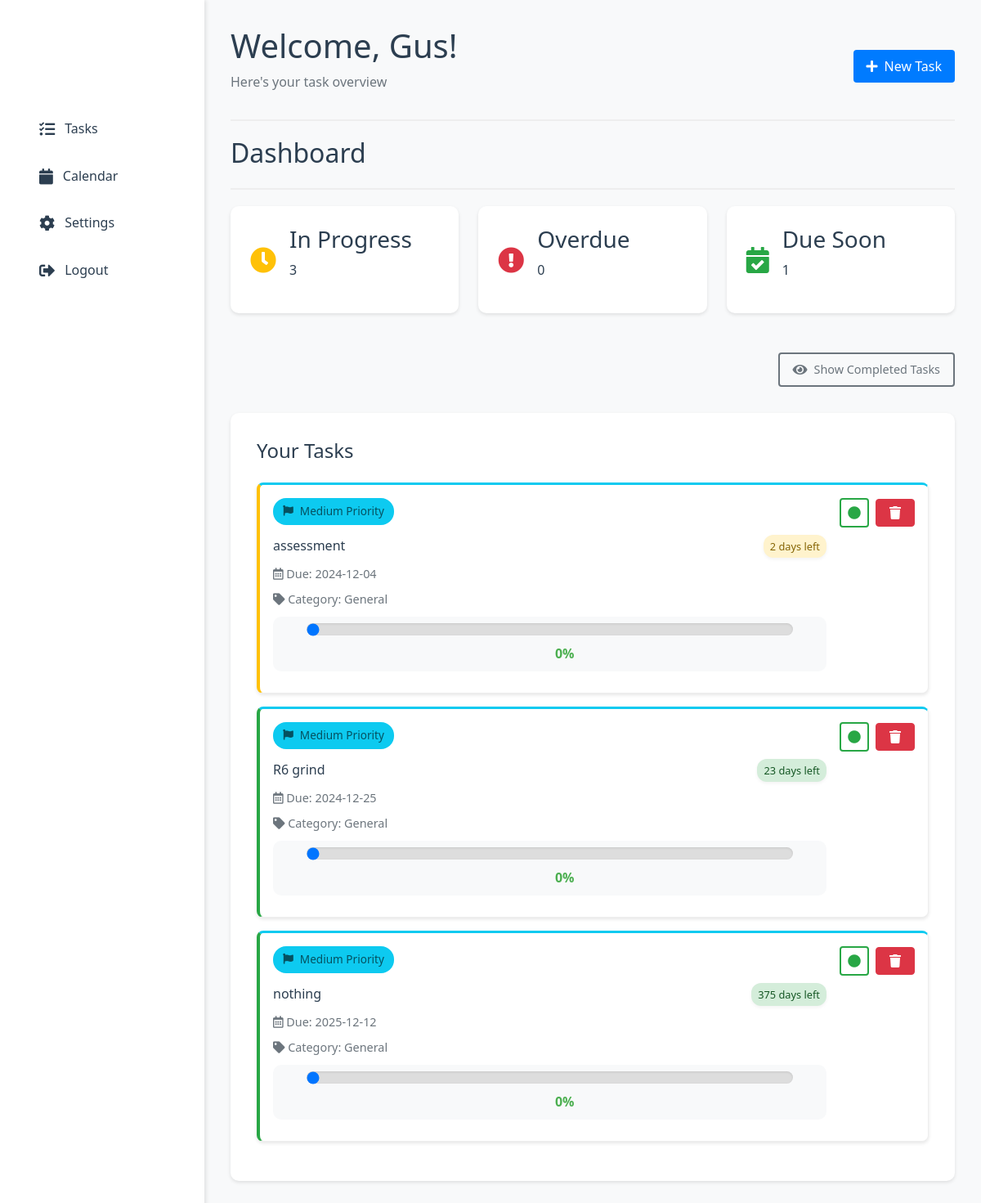
/dashboard (signed in), run on the app's committed database.
### tables this page shows
CREATE TABLE todos (
                id INTEGER PRIMARY KEY AUTOINCREMENT,
                user_id INTEGER NOT NULL,
                task TEXT NOT NULL,
                due_date TEXT NOT NULL,
                done BOOLEAN NOT NULL DEFAULT 0, category_id INTEGER 
            REFERENCES categories(id), category TEXT DEFAULT 'General', notes TEXT DEFAULT '', custom_color TEXT DEFAULT NULL, importance TEXT DEFAULT 'medium', progress INTEGER DEFAULT 0,
                FOREIGN KEY (user_id) REFERENCES users (id)
            );

### app.py (the view, shortened to what this page needs)
@app.route("/dashboard", methods=["GET", "POST"])
@app.route("/dashboard/<show_completed>")
def dashboard(show_completed=None):
    if 'user_id' not in session:
        flash("Please login first!", "error")
        return redirect(url_for("login"))
    conn = sqlite3.connect(DB_PATH)
    cursor = conn.cursor()
    if show_completed:
        cursor.execute("""
            SELECT id, task, due_date, category, notes, importance, progress, done
            FROM todos
            WHERE user_id = ?
            ORDER BY done ASC, date(due_date) ASC
        """, (session['user_id'],))
    else:
        cursor.execute("""
            SELECT id, task, due_date, category, notes, importance, progress, done
            FROM todos
            WHERE user_id = ? AND done = 0
            ORDER BY date(due_date) ASC
        """, (session['user_id'],))
    todos = cursor.fetchall()
    conn.close()
    todo_list = []
    for todo in todos:
        due_date = datetime.fromisoformat(todo[2])
        time_left = due_date.date() - date.today()
        days_left = time_left.days
        color = colour(days_left)
        if days_left < 0:
            due_text = f"{abs(days_left)} days overdue"
        elif days_left == 0:
            due_text = "Due today"
        elif days_left == 1:
            due_text = "Due tomorrow"
        else:
            due_text = f"{days_left} days left"
        todo_list.append({
            "id": todo[0],
            "task": todo[1],
            "due_date": due_date.strftime("%Y-%m-%d"),
            "category": todo[3],
            "notes": todo[4],
            "importance": todo[5],
            "progress": todo[6],  # Added progress
            "color": color,
            "due_text": due_text,
            "done": todo[7],  # Add the done status
        })
    return render_template("dashboard.html",
                         todo_list=todo_list,
                         show_completed=bool(show_completed))

### app.py (called while the page is built)
def colour(days_left):
    if days_left < 0:
        return "red"  # Overdue
    elif days_left == 0:
        return "yellow"  # Due today
    elif days_left == 1:
        return "yellow"  # Due tomorrow
    elif days_left <= 7:
        return "yellow"  # Due soon
    else:
        return "on-time"  # On time

### templates/dashboard.html (shortened to what this page needs)
<!DOCTYPE html>
<html lang="en">
<head>
    <link rel="stylesheet" href="{{ url_for('static', filename='css/style.css') }}">
    <link rel="stylesheet" href="https://cdnjs.cloudflare.com/ajax/libs/font-awesome/5.15.4/css/all.min.css">
</head>
<body class="dashboard-body">
    <div class="dashboard-container">
        <aside class="sidebar">
            <div class="sidebar-header">
                <h2 class="logo">TaskMaster Pro</h2>
            </div>
            <nav class="sidebar-nav">
                <a href="{{ url_for('dashboard') }}" class="nav-item {% if active_page == 'tasks' %}active{% endif %}">
                    <i class="fas fa-tasks"></i> Tasks
                </a>
                <a href="{{ url_for('calendar_view') }}" class="nav-item {% if active_page == 'calendar' %}active{% endif %}">
                    <i class="fas fa-calendar"></i> Calendar
                </a>
                <a href="{{ url_for('settings') }}" class="nav-item {% if active_page == 'settings' %}active{% endif %}">
                    <i class="fas fa-cog"></i> Settings
                </a>
                <a href="{{ url_for('logout') }}" class="nav-item">
                    <i class="fas fa-sign-out-alt"></i> Logout
                </a>
            </nav>
        </aside>
        <main class="main-content">
            <header class="dashboard-header">
                <div>
                    <h1>Welcome, {{ session['username'] }}!</h1>
                    <p class="text-muted">Here's your task overview</p>
                </div>
                <div class="header-actions">
                    <button class="btn btn-primary" onclick="document.getElementById('addTaskModal').style.display='block'">
                        <i class="fas fa-plus"></i> New Task
                    </button>
                </div>
            </header>
            <div class="dashboard-header">
                <h2>Dashboard</h2>
            </div>
            <div class="task-summary">
                <div class="summary-card">
                    <i class="fas fa-clock text-warning"></i>
                    <div class="summary-info">
                        <h3>In Progress</h3>
                        <p>{{ todo_list|length }}</p>
                    </div>
                </div>
                <div class="summary-card">
                    <i class="fas fa-exclamation-circle text-danger"></i>
                    <div class="summary-info">
                        <h3>Overdue</h3>
                        <p>{{ todo_list|selectattr('color', 'equalto', 'red')|list|length }}</p>
                    </div>
                </div>
                <div class="summary-card">
                    <i class="fas fa-calendar-check text-success"></i>
                    <div class="summary-info">
                        <h3>Due Soon</h3>
                        <p>{{ todo_list|selectattr('color', 'equalto', 'yellow')|list|length }}</p>
                    </div>
                </div>
            </div>
            <div class="dashboard-actions">
                <button class="btn btn-outline-secondary toggle-completed-btn">
                    <i class="fas fa-eye"></i>
                    <span class="toggle-text">Show Completed Tasks</span>
                </button>
            </div>
            <div class="task-list">
                <h2>Your Tasks</h2>
                {% if todo_list %}
                    {% for todo in todo_list %}
                    <div class="task-card status-{{ todo.color }} {% if todo.done %}task-completed{% endif %}">
                        <div class="task-content">
                            <div class="task-priority">
                                <span class="importance-badge {{ todo.importance }}">
                                    <i class="fas fa-flag"></i> {{ todo.importance|title }} Priority
                                </span>
                            </div>
                            <div class="task-header">
                                <h3>{{ todo.task }}</h3>
                                <span class="due-badge {{ todo.color }}">{{ todo.due_text }}</span>
                            </div>
                            <p><i class="far fa-calendar-alt"></i> Due: {{ todo.due_date }}</p>
                            <p><i class="fas fa-tag"></i> Category: {{ todo.category }}</p>
                            <div class="progress-bar">
                                <input type="range" min="0" max="100" value="{{ todo.progress }}"
                                       class="progress-slider" data-task-id="{{ todo.id }}">
                                <span class="progress-value">{{ todo.progress }}%</span>
                            </div>
                        </div>
                        <div class="task-actions">
                            <button class="btn btn-sm toggle-complete-btn {% if todo.done %}btn-success active{% else %}btn-outline-success{% endif %}"
                                    data-task-id="{{ todo.id }}">
                                <i class="fas {% if todo.done %}fa-check-circle{% else %}fa-circle{% endif %}"></i>
                            </button>
                            <a href="{{ url_for('delete_task', task_id=todo.id) }}" class="btn btn-danger btn-sm">
                                <i class="fas fa-trash"></i>
                            </a>
                        </div>
                    </div>
                    {% endfor %}
                {% else %}
                    <div class="empty-state">
                        <i class="fas fa-clipboard-list"></i>
                        <p>No tasks yet. Add your first task to get started!</p>
                    </div>
                {% endif %}
            </div>
        </main>
    </div>
</body>
</html>

### templates/dashboard.html (style rules this page uses)
.dashboard-header { display: flex; justify-content: space-between; align-items: center; margin-bottom: 20px; }
.btn { padding: 8px 16px; text-decoration: none; border-radius: 4px; display: inline-flex; align-items: center; gap: 0.5rem; }
.btn-primary { background-color: #007bff; color: white; }
.btn-danger { background-color: #dc3545; color: white; }
.btn i { font-size: 1rem; }
.task-header { display: flex; justify-content: space-between; align-items: center; margin-bottom: 0.5rem; }
.due-badge { font-size: 0.8rem; padding: 0.25rem 0.5rem; border-radius: 12px; font-weight: 500; }
.due-badge.yellow { background-color: #fff3cd; color: #856404; }
.due-badge.on-time { background-color: #d4edda; color: #155724; }
.task-card { display: flex; justify-content: space-between; align-items: flex-start; padding: 1rem; margin-bottom: 1rem; background: white; border-radius: 8px; box-shadow: 0 2px 4px rgba(0,0,0,0.1); }
.task-content { flex-grow: 1; margin-right: 1rem; }
.importance-badge { font-size: 0.8rem; padding: 0.25rem 0.5rem; border-radius: 12px; font-weight: 500; }
.importance-badge.medium { background-color: #cff4fc; color: #055160; }
.task-priority { margin-bottom: 0.75rem; }
.importance-badge { display: inline-flex; align-items: center; gap: 0.5rem; padding: 0.35rem 0.75rem; border-radius: 16px; font-weight: 500; font-size: 0.85rem; }
.importance-badge i { font-size: 0.8rem; }
.importance-badge.medium { background-color: #0dcaf0; color: #055160; }
.task-card { border-top: 3px solid transparent; }
.task-card:has(.importance-badge.medium) { border-top-color: #0dcaf0; }

### data on the page
todos: importance "Medium", task "assessment", due_text "2 days left", due_date "2024-12-04", category "General", progress "0", done False (drawn)
todos: importance "Medium", task "R6 grind", due_text "23 days left", due_date "2024-12-25", category "General", progress "0", done False (drawn)
todos: importance "Medium", task "nothing", due_text "375 days left", due_date "2025-12-12", category "General", progress "0", done False (drawn)

### other printed values
{{ session['username'] }} "Gus"
{{ todo_list|length }} "3"
{{ todo_list|selectattr('color', 'equalto', 'red')|list|length }} "0"
{{ todo_list|selectattr('color', 'equalto', 'yellow')|list|length }} "1"
